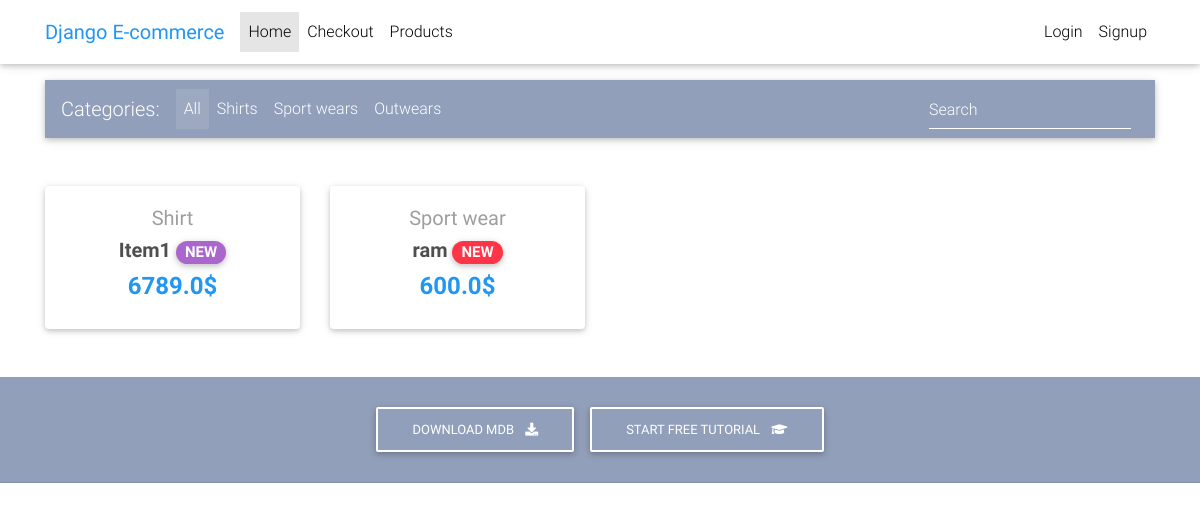
The page / on the database its author committed.
### core/models.py (models this page shows, shortened)
class Item(models.Model):
    title = models.CharField(default='', max_length=50)
    price = models.FloatField(default=0)
    discount_price = models.FloatField(blank=True, null=True)
    category = models.CharField(choices=CATEGORY_CHOICES, max_length=2)
    label = models.CharField(choices=LABEL_CHOICES, max_length=1)
    slug = models.SlugField(blank=True,max_length=140, unique=True)
    description = models.TextField(default='')
    def get_absolute_url(self):
        return reverse("core:product", kwargs={"slug": self.slug}) #product is where we are going to reverse url

### core/views.py (the view)
# urls.py: path('', HomeView.as_view(), name='home'),
class HomeView(ListView):
    model = Item
    paginate_by = 10
    template_name = 'home-page.html'

### templates/home-page.html (shortened to what this page needs)
{% extends "base.html" %}
{% block content %}
  <main style="margin-top: 80px;">
    <div class="container">
      <nav class="navbar navbar-expand-lg navbar-dark mdb-color lighten-3 mt-3 mb-5">
        <span class="navbar-brand">Categories:</span>
        <div class="collapse navbar-collapse" id="basicExampleNav">
          <ul class="navbar-nav mr-auto">
            <li class="nav-item active">
              <a class="nav-link" href="#">All
              </a>
            </li>
            <li class="nav-item">
              <a class="nav-link" href="#">Shirts</a>
            </li>
            <li class="nav-item">
              <a class="nav-link" href="#">Sport wears</a>
            </li>
            <li class="nav-item">
              <a class="nav-link" href="#">Outwears</a>
            </li>
          </ul>
          <form class="form-inline">
            <div class="md-form my-0">
              <input class="form-control mr-sm-2" type="text" placeholder="Search" aria-label="Search">
            </div>
          </form>
        </div>
      </nav>
      <section class="text-center mb-4">
        <div class="row wow fadeIn">
          {% for item in object_list %}
          <div class="col-lg-3 col-md-6 mb-4">
            <div class="card">
              <div class="card-body text-center">
                <a href="" class="grey-text">
                  <h5>{{item.get_category_display}}</h5>
                </a>
                <h5>
                  <strong>
                    <a href="{{  item.get_absolute_url }}" class="dark-grey-text">{{item.title}}
                      <span class="badge badge-pill {{item.get_label_display}}-color">NEW</span>
                    </a>
                  </strong>
                </h5>
                <h4 class="font-weight-bold blue-text">
                  <strong>
                    {% if item.discount_price %}
                    {{item.discount_price}}$
                    {% else %}
                    {{item.price}}$
                    {% endif %}
                  </strong>
                </h4>
              </div>
            </div>
          </div>
          {% endfor %}
        </div>
      </section>
    </div>
  </main>
  {% endblock content %}

### templates/base.html (style rules this page uses)
html, body, header, .carousel { height: 60vh; }

### rows shown on the page
Item: category "Shirt", title "Item1", price "6789.0"
Item: category "Sport wear", title "ram", discount_price "600.0"
